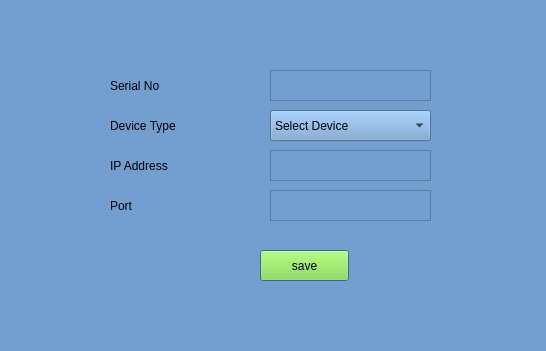
<?xml version="1.0" encoding="UTF-8"?>
<ui version="4.0">
 <class>dialogForAddBtn</class>
 <widget class="QDialog" name="dialogForAddBtn">
  <property name="geometry">
   <rect>
    <x>0</x>
    <y>0</y>
    <width>546</width>
    <height>351</height>
   </rect>
  </property>
  <property name="windowTitle">
   <string>Dialog</string>
  </property>
  <property name="styleSheet">
   <string notr="true">background-color: rgb(114, 159, 207);</string>
  </property>
  <widget class="QLabel" name="label">
   <property name="geometry">
    <rect>
     <x>110</x>
     <y>70</y>
     <width>91</width>
     <height>31</height>
    </rect>
   </property>
   <property name="text">
    <string>Serial No</string>
   </property>
  </widget>
  <widget class="QLabel" name="label_2">
   <property name="geometry">
    <rect>
     <x>110</x>
     <y>110</y>
     <width>91</width>
     <height>31</height>
    </rect>
   </property>
   <property name="text">
    <string>Device Type</string>
   </property>
  </widget>
  <widget class="QLabel" name="label_3">
   <property name="geometry">
    <rect>
     <x>110</x>
     <y>150</y>
     <width>91</width>
     <height>31</height>
    </rect>
   </property>
   <property name="text">
    <string>IP Address</string>
   </property>
  </widget>
  <widget class="QLabel" name="label_4">
   <property name="geometry">
    <rect>
     <x>110</x>
     <y>190</y>
     <width>91</width>
     <height>31</height>
    </rect>
   </property>
   <property name="text">
    <string>Port</string>
   </property>
  </widget>
  <widget class="QTextEdit" name="textEdit">
   <property name="geometry">
    <rect>
     <x>270</x>
     <y>70</y>
     <width>161</width>
     <height>31</height>
    </rect>
   </property>
  </widget>
  <widget class="QTextEdit" name="textEdit_3">
   <property name="geometry">
    <rect>
     <x>270</x>
     <y>150</y>
     <width>161</width>
     <height>31</height>
    </rect>
   </property>
  </widget>
  <widget class="QTextEdit" name="textEdit_4">
   <property name="geometry">
    <rect>
     <x>270</x>
     <y>190</y>
     <width>161</width>
     <height>31</height>
    </rect>
   </property>
  </widget>
  <widget class="QPushButton" name="pushButton">
   <property name="geometry">
    <rect>
     <x>260</x>
     <y>250</y>
     <width>89</width>
     <height>31</height>
    </rect>
   </property>
   <property name="styleSheet">
    <string notr="true">background-color: rgb(138, 226, 52);</string>
   </property>
   <property name="text">
    <string>save</string>
   </property>
  </widget>
  <widget class="QComboBox" name="comboBox">
   <property name="geometry">
    <rect>
     <x>270</x>
     <y>110</y>
     <width>161</width>
     <height>31</height>
    </rect>
   </property>
   <item>
    <property name="text">
     <string>Select Device</string>
    </property>
   </item>
   <item>
    <property name="text">
     <string>MPU</string>
    </property>
   </item>
   <item>
    <property name="text">
     <string>LCD-PIS-18</string>
    </property>
   </item>
   <item>
    <property name="text">
     <string>LCD-PIS-10</string>
    </property>
   </item>
   <item>
    <property name="text">
     <string>LED-PIS</string>
    </property>
   </item>
   <item>
    <property name="text">
     <string>DDB-SL</string>
    </property>
   </item>
   <item>
    <property name="text">
     <string>DDB-DL</string>
    </property>
   </item>
   <item>
    <property name="text">
     <string>TMU</string>
    </property>
   </item>
  </widget>
 </widget>
 <resources/>
 <connections/>
</ui>
